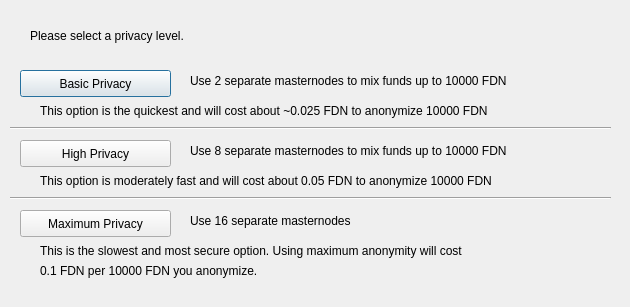
<?xml version="1.0" encoding="UTF-8"?>
<ui version="4.0">
 <class>ObfuscationConfig</class>
 <widget class="QDialog" name="ObfuscationConfig">
  <property name="geometry">
   <rect>
    <x>0</x>
    <y>0</y>
    <width>630</width>
    <height>307</height>
   </rect>
  </property>
  <property name="windowTitle">
   <string>Configure Obfuscation</string>
  </property>
  <widget class="QPushButton" name="buttonBasic">
   <property name="geometry">
    <rect>
     <x>20</x>
     <y>70</y>
     <width>151</width>
     <height>27</height>
    </rect>
   </property>
   <property name="text">
    <string>Basic Privacy</string>
   </property>
  </widget>
  <widget class="QPushButton" name="buttonHigh">
   <property name="geometry">
    <rect>
     <x>20</x>
     <y>140</y>
     <width>151</width>
     <height>27</height>
    </rect>
   </property>
   <property name="text">
    <string>High Privacy</string>
   </property>
  </widget>
  <widget class="QPushButton" name="buttonMax">
   <property name="geometry">
    <rect>
     <x>20</x>
     <y>210</y>
     <width>151</width>
     <height>27</height>
    </rect>
   </property>
   <property name="text">
    <string>Maximum Privacy</string>
   </property>
  </widget>
  <widget class="QLabel" name="label">
   <property name="geometry">
    <rect>
     <x>30</x>
     <y>20</y>
     <width>571</width>
     <height>31</height>
    </rect>
   </property>
   <property name="text">
    <string>Please select a privacy level.</string>
   </property>
  </widget>
  <widget class="QLabel" name="label_2">
   <property name="geometry">
    <rect>
     <x>190</x>
     <y>70</y>
     <width>421</width>
     <height>21</height>
    </rect>
   </property>
   <property name="text">
    <string>Use 2 separate masternodes to mix funds up to 10000 FDN</string>
   </property>
  </widget>
  <widget class="QLabel" name="label_3">
   <property name="geometry">
    <rect>
     <x>190</x>
     <y>140</y>
     <width>411</width>
     <height>21</height>
    </rect>
   </property>
   <property name="text">
    <string>Use 8 separate masternodes to mix funds up to 10000 FDN</string>
   </property>
  </widget>
  <widget class="QLabel" name="label_4">
   <property name="geometry">
    <rect>
     <x>190</x>
     <y>210</y>
     <width>421</width>
     <height>21</height>
    </rect>
   </property>
   <property name="text">
    <string>Use 16 separate masternodes</string>
   </property>
  </widget>
  <widget class="QLabel" name="label_6">
   <property name="geometry">
    <rect>
     <x>40</x>
     <y>100</y>
     <width>561</width>
     <height>21</height>
    </rect>
   </property>
   <property name="text">
    <string>This option is the quickest and will cost about ~0.025 FDN to anonymize 10000 FDN</string>
   </property>
  </widget>
  <widget class="QLabel" name="label_7">
   <property name="geometry">
    <rect>
     <x>40</x>
     <y>170</y>
     <width>561</width>
     <height>21</height>
    </rect>
   </property>
   <property name="text">
    <string>This option is moderately fast and will cost about 0.05 FDN to anonymize 10000 FDN</string>
   </property>
  </widget>
  <widget class="QLabel" name="label_8">
   <property name="geometry">
    <rect>
     <x>40</x>
     <y>240</y>
     <width>561</width>
     <height>21</height>
    </rect>
   </property>
   <property name="text">
    <string>This is the slowest and most secure option. Using maximum anonymity will cost</string>
   </property>
  </widget>
  <widget class="QLabel" name="label_9">
   <property name="geometry">
    <rect>
     <x>40</x>
     <y>260</y>
     <width>561</width>
     <height>21</height>
    </rect>
   </property>
   <property name="text">
    <string>0.1 FDN per 10000 FDN you anonymize.</string>
   </property>
  </widget>
  <widget class="Line" name="line">
   <property name="geometry">
    <rect>
     <x>10</x>
     <y>120</y>
     <width>601</width>
     <height>16</height>
    </rect>
   </property>
   <property name="orientation">
    <enum>Qt::Horizontal</enum>
   </property>
  </widget>
  <widget class="Line" name="line_2">
   <property name="geometry">
    <rect>
     <x>10</x>
     <y>190</y>
     <width>601</width>
     <height>16</height>
    </rect>
   </property>
   <property name="orientation">
    <enum>Qt::Horizontal</enum>
   </property>
  </widget>
 </widget>
 <resources/>
 <connections/>
</ui>
